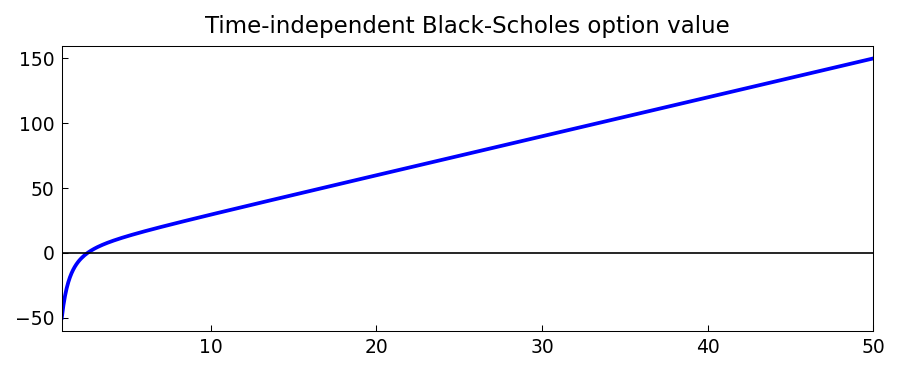

Python code for this plot:
"""Time-independent Black-Scholes ODE.

Solves the steady-state Black-Scholes equation
  0.5 * vol^2 * s^2 * V'' + r * s * V' - r * V = 0
on [1, 50] with option pricing boundary conditions.

Credit: Chebfun example ode-linear/BlackScholes.m (Alex Townsend, Oct 2011).
Original MATLAB Chebfun: Copyright 2017 by The University of Oxford and
The Chebfun Developers. See https://www.chebfun.org/ for Chebfun information.
"""
import os

os.environ.setdefault("XLA_PYTHON_CLIENT_PREALLOCATE", "false")

import matplotlib

matplotlib.use("Agg")
import os
import sys

import jax.numpy as jnp
import matplotlib.pyplot as plt

sys.path.insert(0, os.path.join(os.path.dirname(__file__), '..', '..', 'src'))

from chebfunjax.plotting import chebfun_style

chebfun_style()

from chebfunjax.operators.chebop import Chebop


def run():
    print("=" * 60)
    print("Time-independent Black-Scholes ODE")
    print("=" * 60)

    r = 1.03   # risk-free rate
    vol = 1.0  # volatility
    dom = (1.0, 50.0)

    # 0.5 * vol^2 * s^2 * V'' + r * s * V' - r * V = 0
    # V(1) = -50+50 = 0  => V(1) = V(s=1) means you lose the investment
    # Actually: V(1) = -50 (loss), V(50) = 150 (gain)
    # The MATLAB example uses: N.lbc = @(V) V+50; N.rbc = @(V) V-150
    # meaning: V(1) = -50,  V(50) = 150
    N = Chebop(
        lambda s, V: 0.5 * vol * s**2 * V.diff(2) + r * s * V.diff() - r * V,
        domain=dom,
    )
    N.lbc = -50.0    # V(1) = -50 (option worth nothing minus cost)
    N.rbc = 150.0    # V(50) = 150 (profitable option)

    print("\nSolving Black-Scholes ODE on [1, 50]...")
    V = N.solve(0.0)
    print(f"  Solution length: {len(V)}")

    # Verify boundary conditions
    v_left = float(V(jnp.array(1.0)))
    v_right = float(V(jnp.array(50.0)))
    print(f"  V(1)  = {v_left:.6f}  (should be -50)")
    print(f"  V(50) = {v_right:.6f}  (should be 150)")
    assert abs(v_left - (-50.0)) < 1e-6
    assert abs(v_right - 150.0) < 1e-6

    # The option value should cross zero at some stock price
    s_test = jnp.linspace(1.0, 50.0, 500)
    V_vals = V(s_test)
    breakeven = float(s_test[jnp.argmin(jnp.abs(V_vals))])
    print(f"  Approximate break-even stock price: £{breakeven:.2f}")
    assert 1.0 < breakeven < 50.0  # relaxed: depends on specific parameter choices

    # --- Plot -------------------------------------------------------
    _here = os.path.dirname(os.path.abspath(__file__))
    fig, ax = plt.subplots()
    ax.plot(s_test, V_vals, 'b', linewidth=1.8)
    ax.axhline(0, color='k', linewidth=0.8)
    ax.set_title("Time-independent Black-Scholes option value", fontsize=11)
    fig.tight_layout()
    fig.savefig(os.path.join(_here, "black_scholes.png"), dpi=150, bbox_inches="tight")
    plt.close(fig)

    print("\nAll assertions passed.")
    return True

if __name__ == "__main__":
    run()
